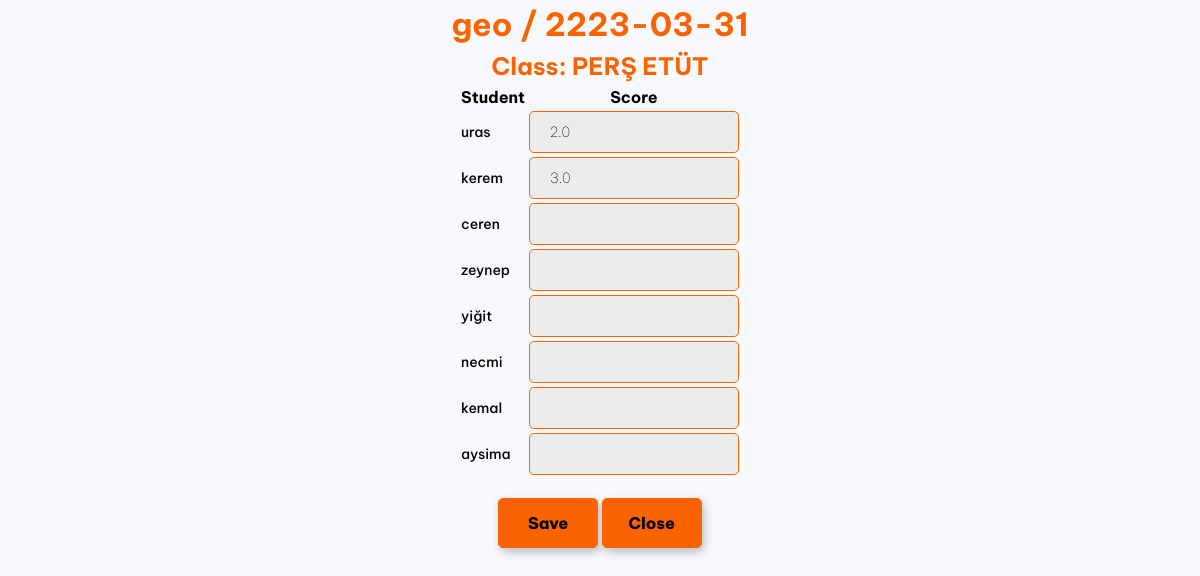
Screenshot of /exam/16/add_scores (signed in) with the database file from the repository.
### tables this page shows
CREATE TABLE exams (
    id INTEGER PRIMARY KEY AUTOINCREMENT,
    class_id INTEGER NOT NULL,
    name TEXT NOT NULL,
    date TEXT,  -- store as ISO date: YYYY-MM-DD
    FOREIGN KEY(class_id) REFERENCES classes(id)
);

CREATE TABLE classes (
    id INTEGER PRIMARY KEY AUTOINCREMENT,
    name TEXT NOT NULL,
    teacher_id INTEGER NOT NULL,
    FOREIGN KEY (teacher_id) REFERENCES teachers(id) ON DELETE CASCADE
);

CREATE TABLE students (
    id INTEGER PRIMARY KEY AUTOINCREMENT,
    name TEXT NOT NULL,
    class_id INTEGER NOT NULL,
    FOREIGN KEY (class_id) REFERENCES classes(id) ON DELETE CASCADE
);

CREATE TABLE exam_results (
    id INTEGER PRIMARY KEY AUTOINCREMENT,
    exam_id INTEGER NOT NULL,
    student_id INTEGER NOT NULL,
    score REAL,
    FOREIGN KEY(exam_id) REFERENCES exams(id),
    FOREIGN KEY(student_id) REFERENCES students(id)
);

### app.py (the view, shortened to what this page needs)
@app.route("/exam/<int:exam_id>/add_scores", methods=["GET", "POST"])
def add_exam_scores(exam_id):
    conn, cursor = get_db_connection()
    exam = cursor.execute(
        "SELECT * FROM exams WHERE id = ?", (exam_id,)
    ).fetchone()
    if not exam:
        conn.close()
        flash("Exam not found.")
        return redirect("/class")
    class_row = cursor.execute(
        "SELECT * FROM classes WHERE id = ? AND teacher_id = ?",
        (exam["class_id"], session["teacher_id"])
    ).fetchone()
    if not class_row:
        conn.close()
        flash("Unauthorized.")
        return redirect("/class")
    students = cursor.execute(
        "SELECT * FROM students WHERE class_id = ?",
        (exam["class_id"],)
    ).fetchall()
    results = cursor.execute(
        "SELECT * FROM exam_results WHERE exam_id = ?",
        (exam_id,)
    ).fetchall()
    results_dict = {r["student_id"]: r["score"] for r in results}
    conn.close()
    return render_template("add_exam_scores.html", exam=exam, students=students, results=results_dict, class_row=class_row)

### app.py (called while the page is built)
def get_db_connection():
    conn = sqlite3.connect('tpet.db',check_same_thread=False)
    conn.row_factory = sqlite3.Row
    cursor = conn.cursor()
    return conn, cursor

@app.context_processor
def inject_user():
    if "teacher_id" in session:
        conn, cursor = get_db_connection()
        row = cursor.execute("SELECT name FROM teachers WHERE id = ?", (session["teacher_id"],)).fetchone()
        conn.close()
        if row:
            return {"name": row["name"]}
    return {"name": None}

### templates/add_exam_scores.html (shortened to what this page needs)
<html lang="en">
    <head>
        <link href="{{ url_for('static', filename='styles.css') }}" rel="stylesheet">
    </head>
    <body>
<h1 class="login-title">{{ exam["name"] }} / {{ exam["date"] }}</h1>
<h2 class="login-title">Class: {{ class_row["name"] }}</h2>
<div class="center">
    <form class="login-form" method="POST">
        <table>
            <tr>
                <th>Student</th>
                <th>Score</th>
            </tr>
        {% for student in students %}
    <tr>
            <td class="form-title">{{ student["name"] }}</td>
            <td>
                <input class="input2" type="text" name="score_{{ student['id'] }}" value="{{ results.get(student['id'], '') }}">
            </td>
    </tr>
            {% endfor %}
        </table>
        <div>
        <button class="score-button" type="submit">Save</button>
        <button class="score-button" onclick="window.close()">Close</button>
        </div>
    </form>
</div>
<br>
</body>

### static/styles.css (style rules this page uses)
*, *::before, *::after { box-sizing: border-box; }
* { margin: 0; }
@media (prefers-reduced-motion: no-preference) { html { interpolate-size: allow-keywords; } }
body { line-height: 1.5; -webkit-font-smoothing: antialiased; }
input, button, textarea, select { font: inherit; }
p, h1, h2, h3, h4, h5, h6 { overflow-wrap: break-word; }
h1, h2, h3, h4, h5, h6 { text-wrap: balance; }
body { background-color: rgb(248, 249, 253); font-family: "Be Vietnam Pro", sans-serif; }
.center { width: 100%; width:100%; display: flex; justify-content: center; align-items: center; flex-direction: column; }
.login-form { display: flex; flex-direction: column; justify-content: center; align-items: center; width: 70%; }
.login-title { text-align: center; color: rgb(250, 100, 0); }
.form-title { align-self: flex-start; margin-top: 10px; font-size: 14px; font-weight: 500; }
.input2 { height: 30px; width: 100%; border: 1px solid rgb(250, 100, 0); border-radius:5px; background-color: rgb(236, 236, 236); padding: 20px; font-size: 14px; font-weight: 100; align-self: start; }
.score-button { background-color: rgb(250, 100, 0); height: 50px; width: 100px; border: 1px solid rgb(250, 100, 0); border-radius:5px; margin-top: 20px; box-shadow: 2px 4px 10px rgb(187, 187, 187); font-weight: 800; }

### rows the page displays
exams: name "geo", date "2223-03-31"
classes: name "PERŞ ETÜT"
students: name "uras"
exam_results: get "2.0"
students: name "kerem"
exam_results: get "3.0"
students: name "ceren"
students: name "zeynep"
students: name "yiğit"
students: name "necmi"
students: name "kemal"
students: name "aysima"
